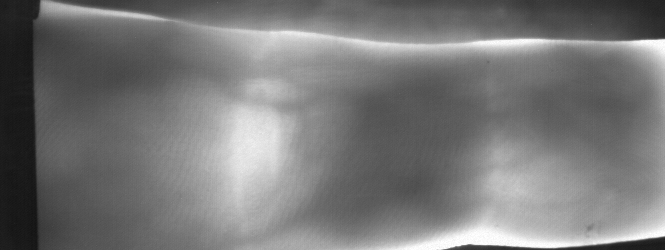
#> input picture biocube/FV_base.png, 665 x 250 px; its folder holds only this picture in this run
$ jupyter execute --allow-errors utility.ipynb
#> lines starting #> are read from the running program, lines starting #| are printed output that depends on the picture
#> `new_img = Image.fromarray(img[50:-51, 50: ,:])`:
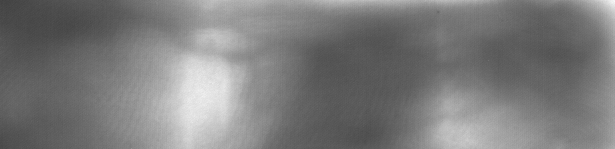
#> new_img: PIL image 615x149 RGB; min 65, max 248, mean 123.3
[cell 1]
import os
import numpy as np

import shutil
from PIL import Image
import cv2
import cv2 as cv
import random

import urllib
from selenium import webdriver
from bs4 import BeautifulSoup
from selenium.webdriver.common.by import By

import matplotlib.pyplot as plt

[cell 2]
ROOT_DIR = os.getcwd()
ROOT_DIR

[cell 3]
data_path = os.path.join(ROOT_DIR, 'datasets', 'VERA-fingervein')
cropped_data_path = os.path.join(ROOT_DIR, 'datasets',  'cropped-VERA-fingervein')
new_data_path = os.path.join(ROOT_DIR, 'datasets',  'LR-VERA-fingervein')
fingervein_feature_path = os.path.join(ROOT_DIR, 'datasets',  'LR-VERA-fingervein-max-curvature-images')

## 1. Crop images 50 pixels from top, left and bottom to remove bachground info

[cell 4]
os.chdir(ROOT_DIR)
os.chdir(data_path)

#> (the rest of this cell did not finish here and is left out)
